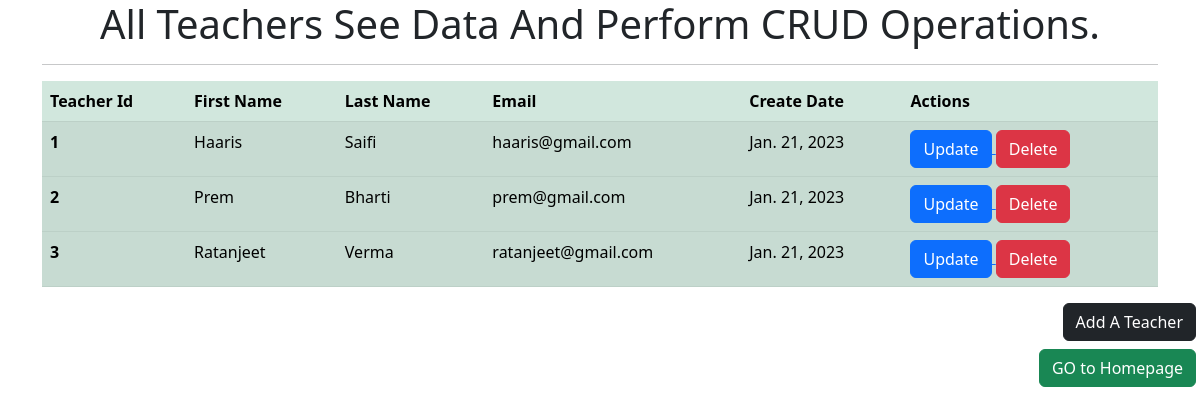
/show_teachers, run on an earlier commit of the app's database.
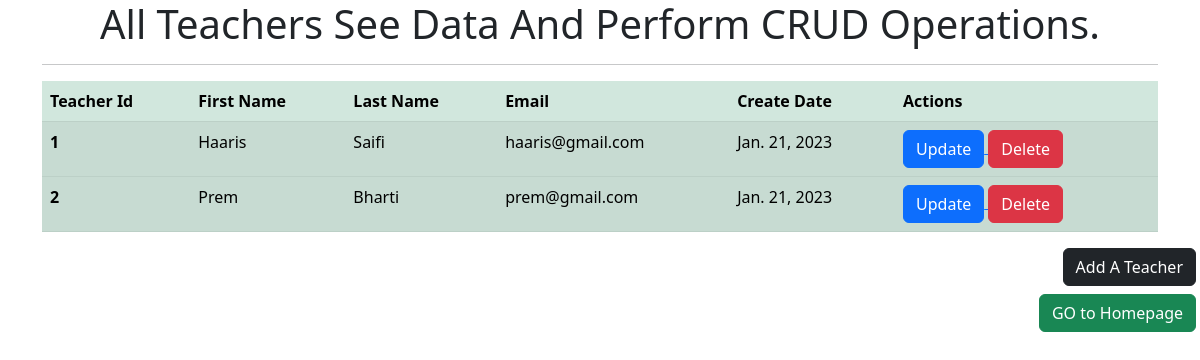
And on a later commit of the database.
### student_app/models.py (models this page shows, shortened)
class Teacher(models.Model):
    first_name = models.CharField(max_length=35)
    last_name = models.CharField(max_length=35)
    email = models.EmailField()
    created_at = models.DateField(auto_now_add=True)

### student_app/views.py (the view)
# urls.py: path('show_teachers',views.show_teachers,name='show_teachers'),
def show_teachers(request):
    teacher = Teacher.objects.all()
    return render(request,'show_teachers.html',{'teacher':teacher,})

### templates/show_teachers.html (shortened to what this page needs)
<!DOCTYPE html>
<html lang="en">
<head>
    <link href="https://cdn.jsdelivr.net/npm/bootstrap@5.3.0-alpha1/dist/css/bootstrap.min.css" rel="stylesheet">
</head>
<body>
   <div class="container">
    <h1 class="text-center " >All Teachers See Data And Perform CRUD Operations.</h1>
    <hr>
    <table class="table table-success table-striped">
        <thead>
          <tr>
            <th scope="col">Teacher Id</th>
            <th scope="col">First Name</th>
            <th scope="col">Last Name</th>
            <th scope="col">Email</th>
            <th scope="col"> Create Date</th>
            <th scope="col" >Actions</th>
          </tr>
        </thead>
        {% for tch in teacher %}
        <tbody>
          <tr>
            <th scope="row">{{tch.id}}</th>
            <td>{{tch.first_name}}</td>
            <td>{{tch.last_name}}</td>
            <td>{{tch.email}}</td>
            <td>{{tch.created_at}}</td>
            <td>
                <a href="/update_teacher/{{tch.id}}"> <button class=" btn btn-primary" >Update</button> </a>
                <a href="/delete_teacher/{{tch.id}}"> <button class=" btn btn-danger" >Delete</button> </a>
            </td>
          </tr>
        </tbody>
        {% endfor %}
      </table>
  </div>
  <div class="text-end px-1 mb-2">
    <a class="btn btn-dark  " href="/add_teacher" role="button">Add A Teacher</a>
  </div>
  <div class="text-end px-1">
    <a class="btn btn-success  " href="/" role="button">GO to Homepage</a>
  </div>
</body>
</html>

What changed in the data, as far as the page shows it:
removed Teacher: id "3", first_name "Ratanjeet", last_name "Verma", email "ratanjeet@gmail.com", created_at "Jan. 21, 2023"
